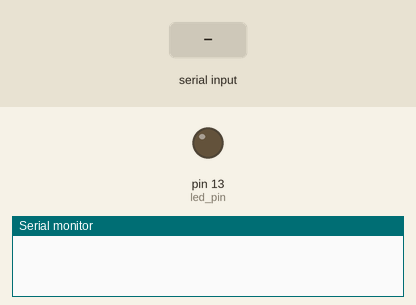
The sketch below on a simulated Arduino Uno, built with avr-gcc and run on an emulated ATmega328P. Parts: output pins drawn as LEDs (lit = HIGH), the last lines printed to the serial monitor. Inputs (shaded band) come from the test bench.

Above: at 1.2 s.
1.3 s: "u" received over Serial
At 2.5 s:
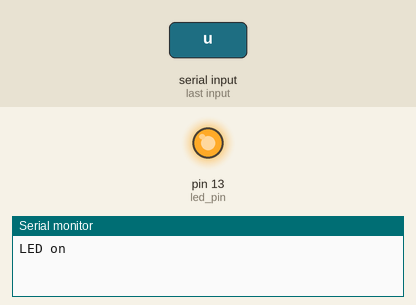
2.8 s: "d" received over Serial
At 3.8 s:
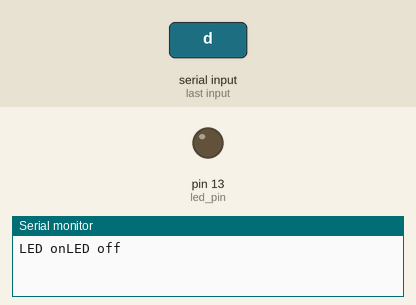
Timing chart, 0 to 5.8 s (numbered marks = the images above; inputs shaded):
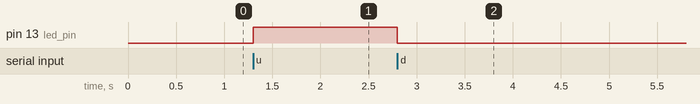

The sketch:

sketch_oct3a.ino
```cpp
#define led_pin 13

void setup() {
  pinMode(led_pin, OUTPUT);
  Serial.begin(9600);

}

void loop() {
  if (Serial.available() > 0){
    char cmd = Serial.read();
    if (cmd == 'u'){ //u for up/on
      digitalWrite(led_pin, HIGH); //use LOW on
      Serial.print("LED on");
    }
    if (cmd == 'd'){
      digitalWrite(led_pin, LOW);// d for down/off
      Serial.print("LED off");
    }

  }

}
```

Measured:
- after the input at 1.3 s, pin 13 (led_pin): LOW → HIGH at once
- after the input at 2.8 s, pin 13 (led_pin): HIGH → LOW at once
